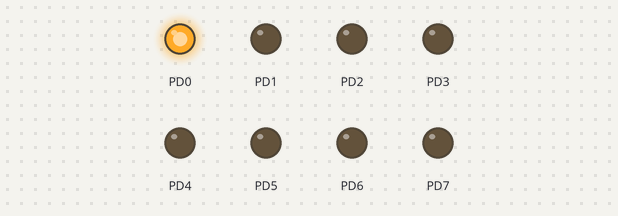
Recording of a program running on a simulated ATmega128, built with avr-gcc and emulated at 8 MHz. On the bench: output pins drawn as LEDs (lit = HIGH).

Above: at 0.05 s.
At 0.65 s:
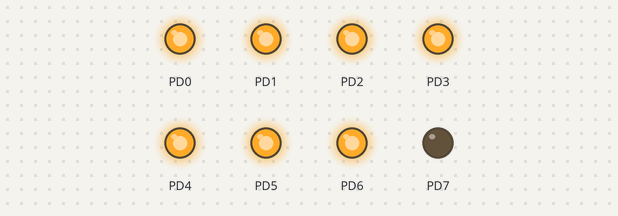
At 1.25 s:
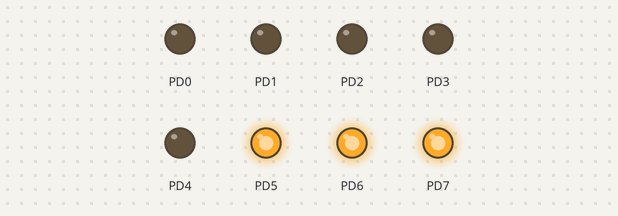
At 2.45 s:
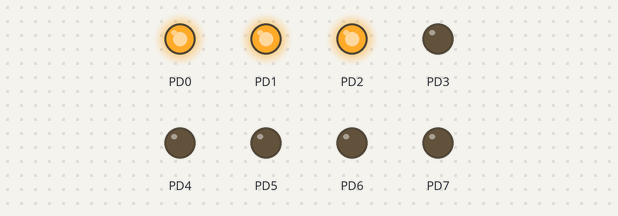
At 3.65 s:
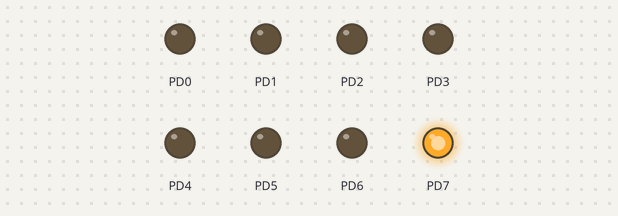
At 4.95 s:
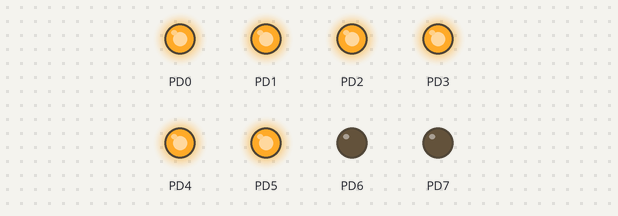
Timing chart, 0 to 5.2 s (numbered marks = the images above):
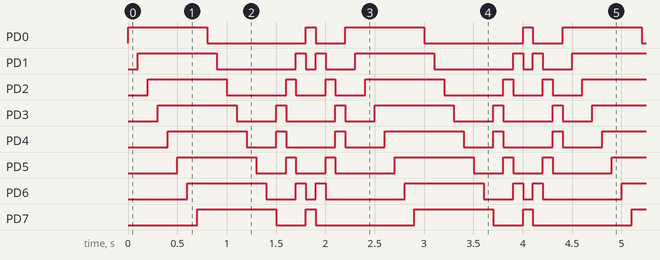

Measured:
- by itself, PD0: repeats every 2.2 s: LOW 1.0 s, HIGH 0.10 s, LOW 0.30 s, HIGH 0.80 s
- by itself, PD1: repeats every 2.2 s: LOW 0.80 s, HIGH 0.10 s, LOW 0.10 s, HIGH 0.10 s, LOW 0.30 s, HIGH 0.80 s
- by itself, PD2: repeats every 2.2 s: LOW 0.60 s, 2 × (HIGH 0.10 s, LOW 0.30 s), HIGH 0.80 s
- by itself, PD3: repeats every 2.2 s: LOW 0.40 s, HIGH 0.10 s, LOW 0.50 s, HIGH 0.10 s, LOW 0.30 s, HIGH 0.80 s
- by itself, PD4: repeats every 2.2 s: LOW 0.30 s, HIGH 0.10 s, LOW 0.50 s, HIGH 0.10 s, LOW 0.40 s, HIGH 0.80 s
- by itself, PD5: repeats every 2.2 s: 2 × (LOW 0.30 s, HIGH 0.10 s), LOW 0.60 s, HIGH 0.80 s
- by itself, PD6: repeats every 2.2 s: LOW 0.30 s, HIGH 0.10 s, LOW 0.10 s, HIGH 0.10 s, LOW 0.80 s, HIGH 0.80 s
- by itself, PD7: repeats every 2.2 s: LOW 0.30 s, HIGH 0.10 s, LOW 1.0 s, HIGH 0.80 s

The program:

main.c
```c
/*
 * B3.c
 *
 * Created: 3-2-2021 14:40:16
 * Author : woute
 */

#include <avr/io.h>
#include <util/delay.h>

#define F_CPU 8e6

void wait( int ms) {
	for(int i = 0; i < ms ; i++){
		_delay_ms(1);
	}
}

int main(void)
{
	DDRD = 0xFF;
	char lichteffect[] = {
		0B00000001,
		0B00000011,
		0B00000111,
		0B00001111,
		0B00011111,
		0B00111111,
		0B01111111,
		0B11111111,
		0B11111110,
		0B11111100,
		0B11111000,
		0B11110000,
		0B11100000,
		0B11000000,
		0B10000000,
		0B00011000,
		0B00100100,
		0B01000010,
		0B10000001,
		0B01000010,
		0B00100100,
		0B00011000
	};
    /* Replace with your application code */
    while (1)
    {
		for(int i = 0; i < sizeof(lichteffect); i++){
			PORTD = lichteffect[i];
			wait(100);
		}
    }
}
```
